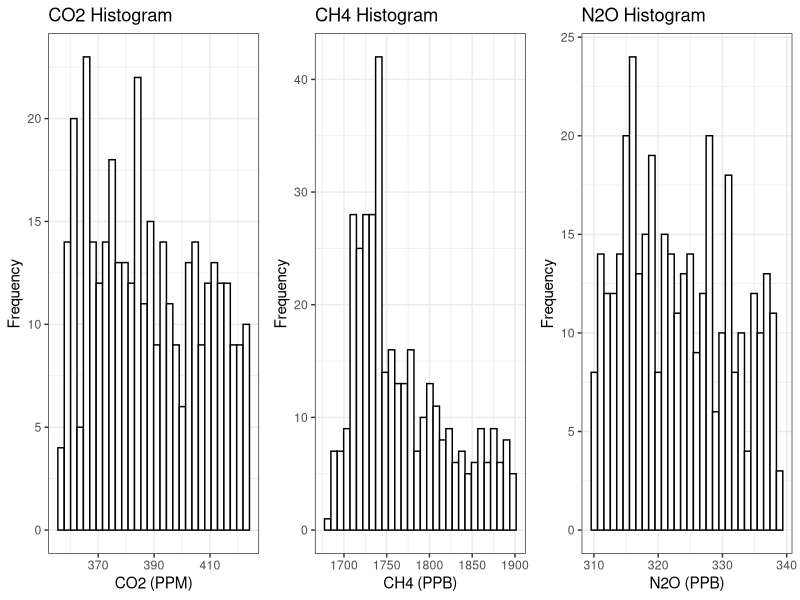
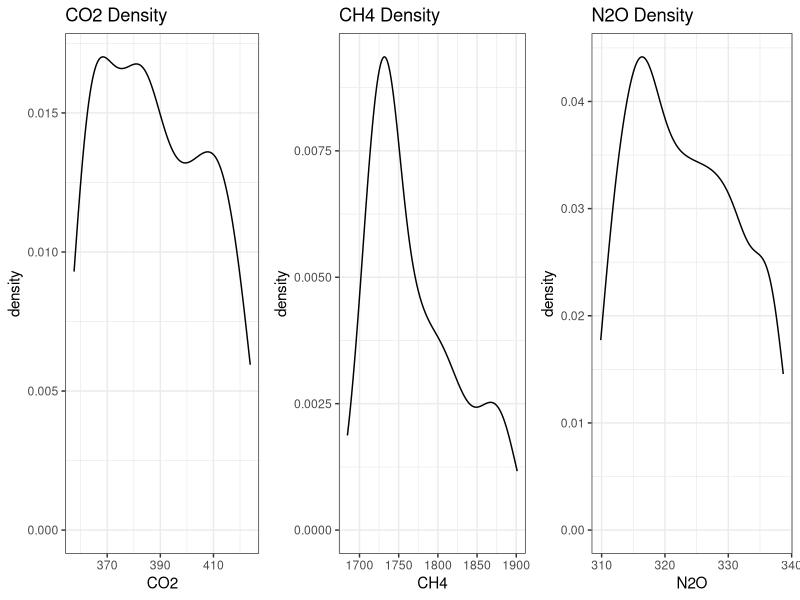
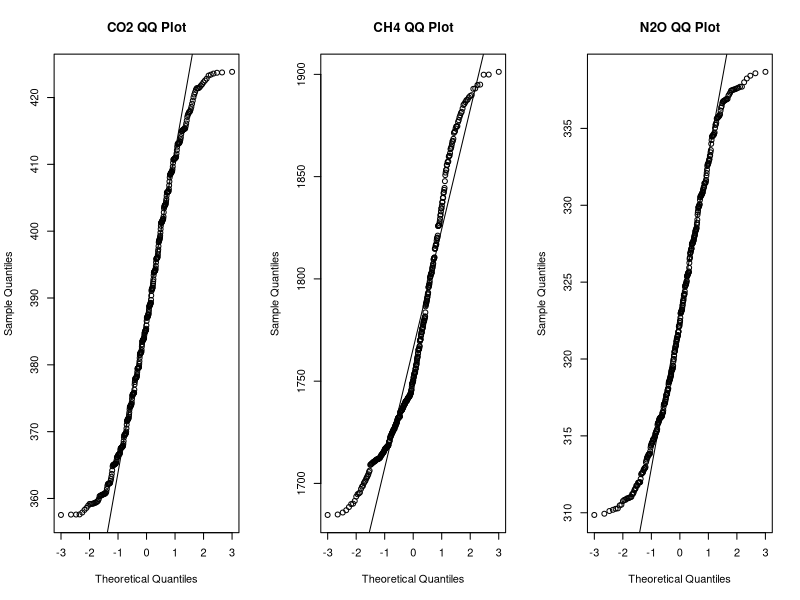
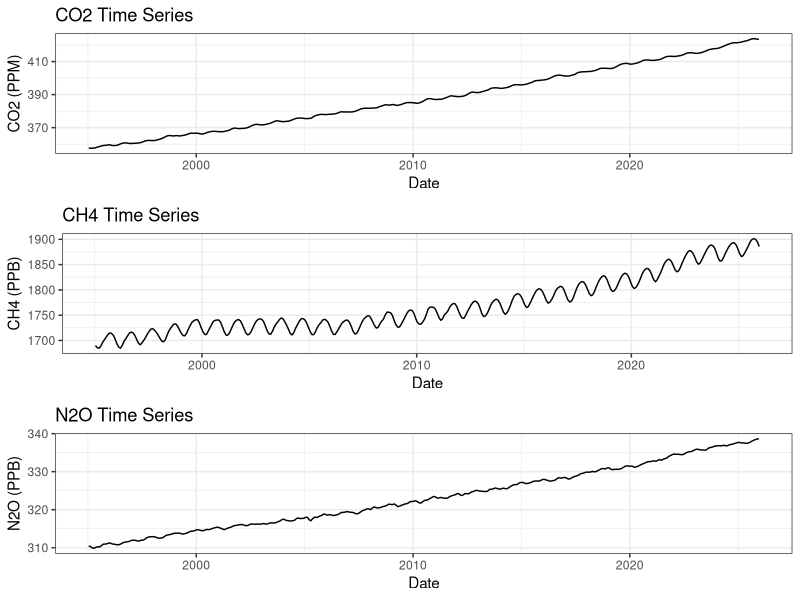
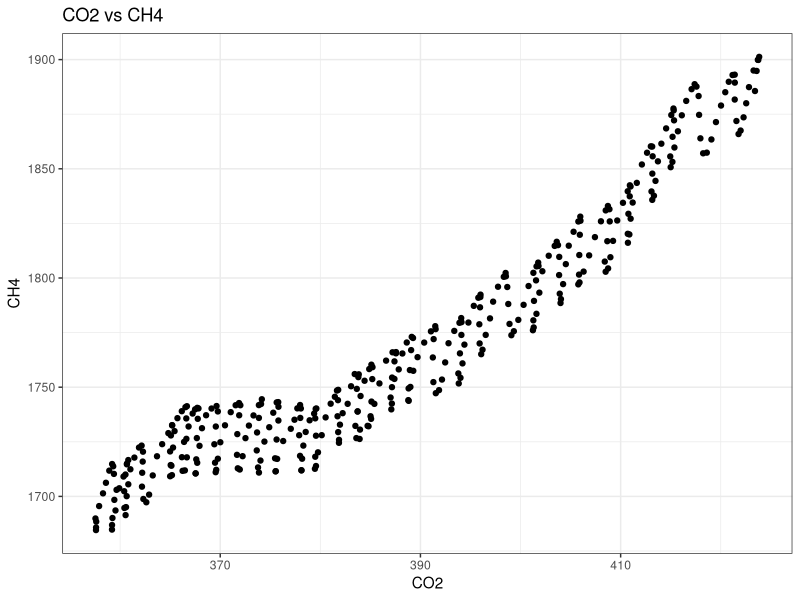
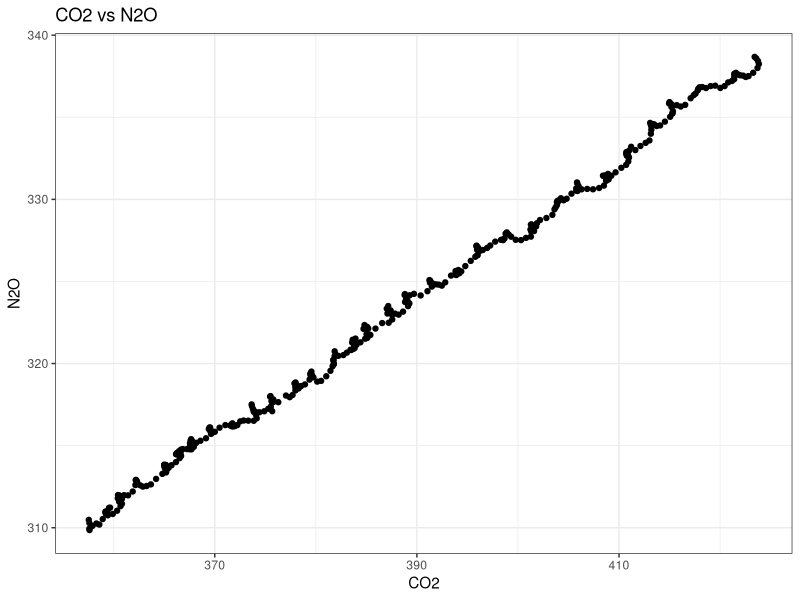
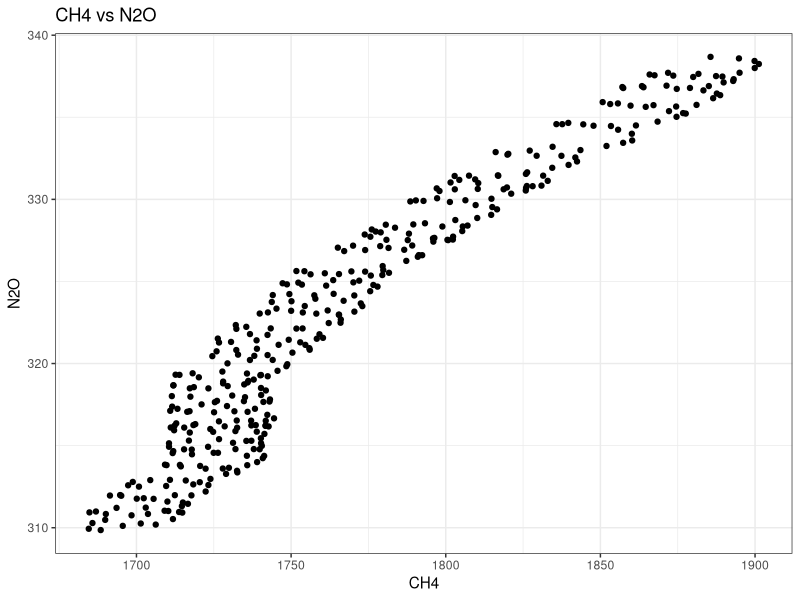
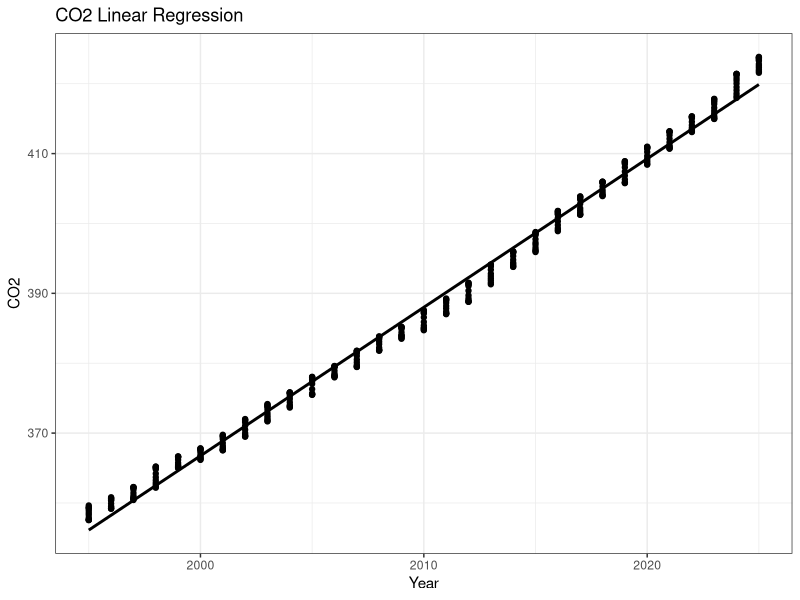

Generate these figures, in order, with R:
############################################################
# ATMOSPHERIC GREENHOUSE GAS ANALYSIS - CAPE GRIM
# Single Complete R Script
# Author: Nirzar Shah, Ullas HS, Mihir Vyas, Sasikiran Challa, Yash Sharma, Bharani Yemula
# Group: Leviathan Group
############################################################

############################
# 1. INSTALL / LOAD PACKAGES
############################

install.packages(c("tidyverse", "lubridate", "readxl", "gridExtra", "reshape2"))

library(tidyverse)
library(lubridate)
library(readxl)
library(gridExtra)
library(reshape2)

theme_set(theme_bw())

############################
# 2. IMPORT DATA
############################

ghg <- read_excel("GHG Dataset from CSIRO (Cleaned) from 1995 to 2025.xlsx")

ghg <- ghg %>%
  select(Date, `CO2(PPM)`, `CH4(PPB)`, `N2O(PPB)`) %>%
  rename(
    CO2 = `CO2(PPM)`,
    CH4 = `CH4(PPB)`,
    N2O = `N2O(PPB)`
  )

ghg$Date <- as.Date(ghg$Date)
ghg$Year <- year(ghg$Date)
ghg$Month <- month(ghg$Date, label = TRUE, abbr = TRUE)

############################
# 3. DATASET OVERVIEW
############################

cat("\n================ DATASET OVERVIEW ================\n")
str(ghg)
summary(ghg)
cat("Number of observations:", nrow(ghg), "\n")

############################
# 4. DESCRIPTIVE STATISTICS
############################

desc_stats <- data.frame(
  Gas = c("CO2", "CH4", "N2O"),
  Mean = c(mean(ghg$CO2, na.rm = TRUE),
           mean(ghg$CH4, na.rm = TRUE),
           mean(ghg$N2O, na.rm = TRUE)),
  Median = c(median(ghg$CO2, na.rm = TRUE),
             median(ghg$CH4, na.rm = TRUE),
             median(ghg$N2O, na.rm = TRUE)),
  SD = c(sd(ghg$CO2, na.rm = TRUE),
         sd(ghg$CH4, na.rm = TRUE),
         sd(ghg$N2O, na.rm = TRUE)),
  Q1 = c(quantile(ghg$CO2, 0.25, na.rm = TRUE),
         quantile(ghg$CH4, 0.25, na.rm = TRUE),
         quantile(ghg$N2O, 0.25, na.rm = TRUE)),
  Q3 = c(quantile(ghg$CO2, 0.75, na.rm = TRUE),
         quantile(ghg$CH4, 0.75, na.rm = TRUE),
         quantile(ghg$N2O, 0.75, na.rm = TRUE)),
  Min = c(min(ghg$CO2, na.rm = TRUE),
          min(ghg$CH4, na.rm = TRUE),
          min(ghg$N2O, na.rm = TRUE)),
  Max = c(max(ghg$CO2, na.rm = TRUE),
          max(ghg$CH4, na.rm = TRUE),
          max(ghg$N2O, na.rm = TRUE))
)

cat("\n================ DESCRIPTIVE STATISTICS ================\n")
print(desc_stats)

############################
# 5. NORMALITY ANALYSIS
############################

p1 <- ggplot(ghg, aes(CO2)) +
  geom_histogram(bins = 30, fill = "white", colour = "black") +
  labs(title = "CO2 Histogram", x = "CO2 (PPM)", y = "Frequency")

p2 <- ggplot(ghg, aes(CH4)) +
  geom_histogram(bins = 30, fill = "white", colour = "black") +
  labs(title = "CH4 Histogram", x = "CH4 (PPB)", y = "Frequency")

p3 <- ggplot(ghg, aes(N2O)) +
  geom_histogram(bins = 30, fill = "white", colour = "black") +
  labs(title = "N2O Histogram", x = "N2O (PPB)", y = "Frequency")

grid.arrange(p1, p2, p3, nrow = 1)

d1 <- ggplot(ghg, aes(CO2)) +
  geom_density(colour = "black") +
  labs(title = "CO2 Density")

d2 <- ggplot(ghg, aes(CH4)) +
  geom_density(colour = "black") +
  labs(title = "CH4 Density")

d3 <- ggplot(ghg, aes(N2O)) +
  geom_density(colour = "black") +
  labs(title = "N2O Density")

grid.arrange(d1, d2, d3, nrow = 1)

par(mfrow = c(1, 3))

qqnorm(ghg$CO2, main = "CO2 QQ Plot")
qqline(ghg$CO2)

qqnorm(ghg$CH4, main = "CH4 QQ Plot")
qqline(ghg$CH4)

qqnorm(ghg$N2O, main = "N2O QQ Plot")
qqline(ghg$N2O)

par(mfrow = c(1, 1))

############################
# 6. TIME SERIES ANALYSIS
############################

p_co2 <- ggplot(ghg, aes(Date, CO2)) +
  geom_line(colour = "black") +
  labs(title = "CO2 Time Series", y = "CO2 (PPM)", x = "Date")

p_ch4 <- ggplot(ghg, aes(Date, CH4)) +
  geom_line(colour = "black") +
  labs(title = "CH4 Time Series", y = "CH4 (PPB)", x = "Date")

p_n2o <- ggplot(ghg, aes(Date, N2O)) +
  geom_line(colour = "black") +
  labs(title = "N2O Time Series", y = "N2O (PPB)", x = "Date")

grid.arrange(p_co2, p_ch4, p_n2o, nrow = 3)

############################
# 7. CORRELATION ANALYSIS
############################

ggplot(ghg, aes(CO2, CH4)) +
  geom_point(colour = "black") +
  labs(title = "CO2 vs CH4")

ggplot(ghg, aes(CO2, N2O)) +
  geom_point(colour = "black") +
  labs(title = "CO2 vs N2O")

ggplot(ghg, aes(CH4, N2O)) +
  geom_point(colour = "black") +
  labs(title = "CH4 vs N2O")

cor_matrix <- cor(
  ghg[, c("CO2", "CH4", "N2O")],
  method = "spearman",
  use = "complete.obs"
)

cat("\n================ SPEARMAN CORRELATION MATRIX ================\n")
print(cor_matrix)

############################
# 8. LINEAR REGRESSION ANALYSIS
############################

model_co2 <- lm(CO2 ~ Year, data = ghg)
model_ch4 <- lm(CH4 ~ Year, data = ghg)
model_n2o <- lm(N2O ~ Year, data = ghg)

cat("\n================ REGRESSION SUMMARIES ================\n")
summary(model_co2)
summary(model_ch4)
summary(model_n2o)

regression_summary <- data.frame(
  Gas = c("CO2", "CH4", "N2O"),
  Slope = c(coef(model_co2)[2],
            coef(model_ch4)[2],
            coef(model_n2o)[2]),
  Intercept = c(coef(model_co2)[1],
                coef(model_ch4)[1],
                coef(model_n2o)[1]),
  R2 = c(summary(model_co2)$r.squared,
         summary(model_ch4)$r.squared,
         summary(model_n2o)$r.squared)
)

cat("\n================ REGRESSION SUMMARY TABLE ================\n")
print(regression_summary)

ggplot(ghg, aes(Year, CO2)) +
  geom_point(colour = "black") +
  geom_smooth(method = "lm", se = FALSE, colour = "black") +
  labs(title = "CO2 Linear Regression")

ggplot(ghg, aes(Year, CH4)) +
  geom_point(colour = "black") +
  geom_smooth(method = "lm", se = FALSE, colour = "black") +
  labs(title = "CH4 Linear Regression")

ggplot(ghg, aes(Year, N2O)) +
  geom_point(colour = "black") +
  geom_smooth(method = "lm", se = FALSE, colour = "black") +
  labs(title = "N2O Linear Regression")

############################
# 9. SHORT-TERM VARIABILITY
############################

ghg <- ghg %>%
  arrange(Date) %>%
  mutate(
    CO2_change = abs(CO2 - lag(CO2)),
    CH4_change = abs(CH4 - lag(CH4)),
    N2O_change = abs(N2O - lag(N2O))
  )

variability_stats <- data.frame(
  Gas = c("CO2", "CH4", "N2O"),
  Median_Absolute_Change = c(
    median(ghg$CO2_change, na.rm = TRUE),
    median(ghg$CH4_change, na.rm = TRUE),
    median(ghg$N2O_change, na.rm = TRUE)
  ),
  SD_Monthly_Change = c(
    sd(ghg$CO2_change, na.rm = TRUE),
    sd(ghg$CH4_change, na.rm = TRUE),
    sd(ghg$N2O_change, na.rm = TRUE)
  )
)

cat("\n================ SHORT-TERM VARIABILITY ================\n")
print(variability_stats)

############################
# 10. WILCOXON TESTS
############################

wilcox_ch4_co2 <- wilcox.test(
  ghg$CH4_change,
  ghg$CO2_change,
  alternative = "two.sided"
)

wilcox_ch4_n2o <- wilcox.test(
  ghg$CH4_change,
  ghg$N2O_change,
  alternative = "two.sided"
)

cat("\n================ WILCOXON TEST RESULTS ================\n")
print(wilcox_ch4_co2)
print(wilcox_ch4_n2o)

############################
# 11. SEASONAL ANALYSIS
############################

monthly_medians <- ghg %>%
  group_by(Month) %>%
  summarise(
    CO2 = median(CO2, na.rm = TRUE),
    CH4 = median(CH4, na.rm = TRUE),
    N2O = median(N2O, na.rm = TRUE)
  )

monthly_long <- melt(monthly_medians, id.vars = "Month")

ggplot(monthly_long, aes(Month, value, group = variable)) +
  geom_line(colour = "black") +
  geom_point(colour = "black") +
  facet_wrap(~variable, scales = "free_y") +
  labs(
    title = "Monthly Median Seasonal Trends",
    x = "Month",
    y = "Median Concentration"
  )

############################
# 12. SEASONAL AMPLITUDE
############################

seasonal_amplitude <- monthly_long %>%
  group_by(variable) %>%
  summarise(
    Seasonal_Amplitude = max(value) - min(value)
  )

cat("\n================ SEASONAL AMPLITUDE ================\n")
print(seasonal_amplitude)

############################
# 13. EXPORT RESULTS
############################

write.csv(desc_stats, "descriptive_statistics.csv", row.names = FALSE)
write.csv(regression_summary, "regression_summary.csv", row.names = FALSE)
write.csv(variability_stats, "variability_statistics.csv", row.names = FALSE)
write.csv(seasonal_amplitude, "seasonal_amplitude.csv", row.names = FALSE)

cat("\nAnalysis complete. CSV outputs exported successfully.\n")
